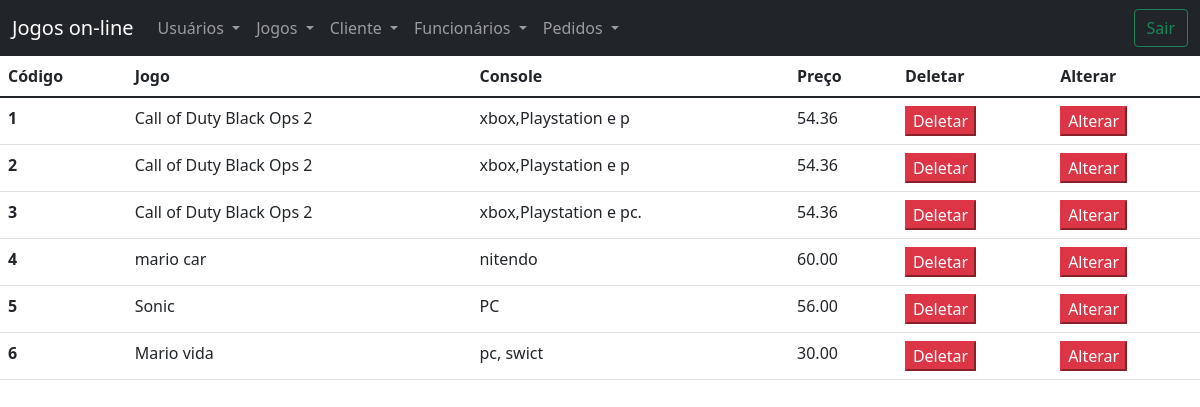
Page /views/listaTudoJogos.php (signed in) on the committed database.
### tables this page shows
CREATE TABLE `tbjogos` (
  `codJog` int(4) NOT NULL,
  `nomeJog` varchar(30) NOT NULL,
  `tamanhoJog` varchar(10) NOT NULL,
  `precoJog` decimal(6,2) NOT NULL,
  `requisitosJog` varchar(500) NOT NULL,
  `consoleJog` varchar(100) NOT NULL,
  `classificacaoJog` varchar(10) NOT NULL,
  `avaliacaoJog` int(6) NOT NULL
);

### models/bancoJogos.php (called while the page is built, shortened)
<?php
function listaTudoJogos($conexao){
    $query = "Select * From tbjogos";
    $resultados = mysqli_query($conexao,$query);
    return $resultados;
}

### views/listaTudoJogos.php (the view, shortened to what this page needs)
<?php
include_once("header.php");
include_once("../models/conexao.php");
include_once("../models/bancoJogos.php");
?>
<table class="table">
  <thead>
    <tr>
      <th scope="col">Código</th>
      <th scope="col">Jogo</th>
      <th scope="col">Console</th>
      <th scope="col">Preço</th>
      <th scope="col">Deletar</th>
      <th scope="col">Alterar</th>
    </tr>
  </thead>
  <tbody>
<?php
$jogos = listaTudoJogos($conexao);
foreach($jogos as $jogo):
?>
  <tr>
      <th scope="row"><?=$jogo['codJog']?></th>
      <td><?=$jogo['nomeJog']?></td>
      <td><?=$jogo['consoleJog']?></td>
      <td><?=$jogo['precoJog']?></td>
      <td>
        <form action="../controllers/deletarJogos.php" method="Post">
          <button type="submit" class="btn-small btn-danger"> Deletar </button>
        </form>
      </td>
      <td>
        <form action="formAlterarJogos.php" method="Post">
          <button type="submit" class="btn-small btn-danger"> Alterar</button>
        </form>
      </td>
    </tr>
<?php
endforeach;
?>
  </tbody>
</table>
<?php
include_once("footer.php");
?>

### rows in the picture
tbjogos: codJog "1", nomeJog "Call of Duty Black Ops 2", consoleJog "xbox,Playstation e p", precoJog "54.36"
tbjogos: codJog "2", nomeJog "Call of Duty Black Ops 2", consoleJog "xbox,Playstation e p", precoJog "54.36"
tbjogos: codJog "3", nomeJog "Call of Duty Black Ops 2", consoleJog "xbox,Playstation e pc.", precoJog "54.36"
tbjogos: codJog "4", nomeJog "mario car", consoleJog "nitendo", precoJog "60.00"
tbjogos: codJog "5", nomeJog "Sonic", consoleJog "PC", precoJog "56.00"
tbjogos: codJog "6", nomeJog "Mario vida", consoleJog "pc, swict", precoJog "30.00"
